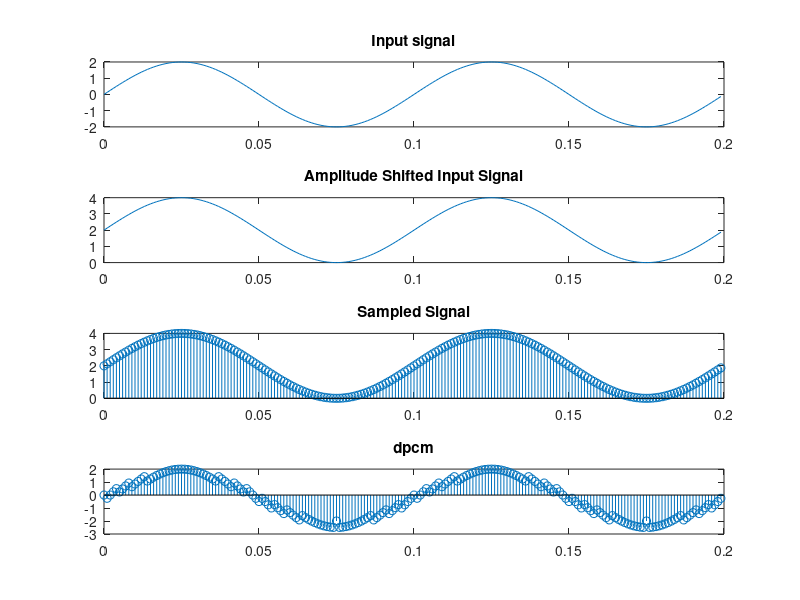
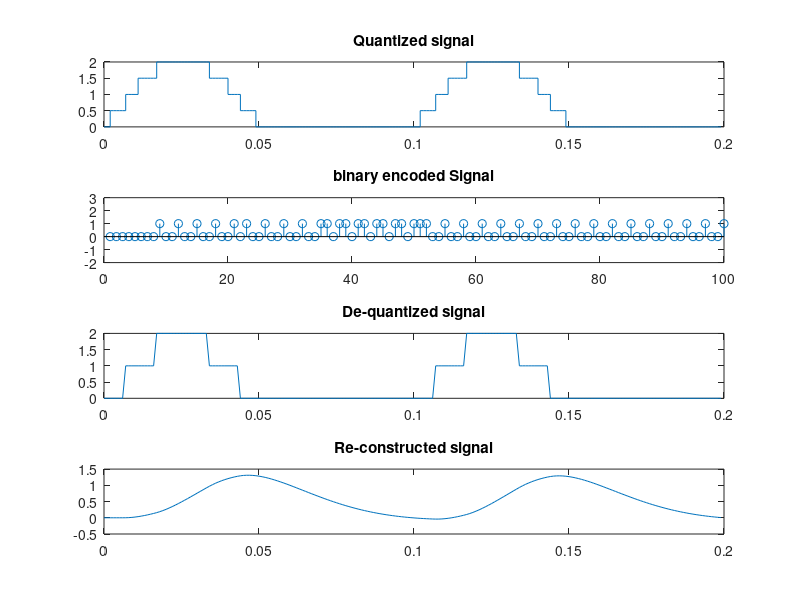

These charts were generated, in order, by the following MATLAB code:
clc; clear all; close all;
%generating input signal;
fs = 1000;
f = 10;
t1 = 0:1/fs:(2/f-1/fs);
a = 2;
x = a*sin(2*pi*f*t1);
subplot(4,1,1);
plot(t1,x);
title('Input signal');
%Generating Amplitude Shifted Input Signal
x1 = a+a*sin(2*pi*f*t1);
subplot(4,1,2);
plot(t1,x1);
title('Amplitude Shifted Input Signal');
%Sampled Signal
subplot(4,1,3);
stem(t1,x1);
title('Sampled Signal');
partition=0:0.5:4;
codebook=0:0.5:4.5;
[i,q] = quantiz(x1,partition,codebook);
%DPCM
z=x1-q+x;
subplot(4,1,4);
stem(t1,z);
title('dpcm');
%Quantization
partition=0:0.5:5.5;
codebook=0:0.5:6;
[i,q1]=quantiz(z,partition,codebook);
index=i;
quants=q;
figure();
subplot(4,1,1);
stairs(t1,q1);
title('Quantized signal');
y=dec2bin(q1);
%generation binary encoded signal
code=de2bi(i,'left-msb');
k=1;
for I=1:length(i)
for j=1:3
coded(k)=code(I,j);
j=j+1;
k=k+1;
end
I=I+1;
end
subplot(4,1,2);
stem(coded);
axis([0 100 -2 3]);
title("binary encoded Signal");
%De-quantization
z1=bin2dec(y);
[b,a]=butter(2,0.02,'low');
k=filter(b,a,z1);
subplot(4,1,3)
plot(t1,z1)
title('De-quantized signal');
%Reconstructed Signal
subplot(4,1,4);
plot(t1,k);
title('Re-constructed signal')